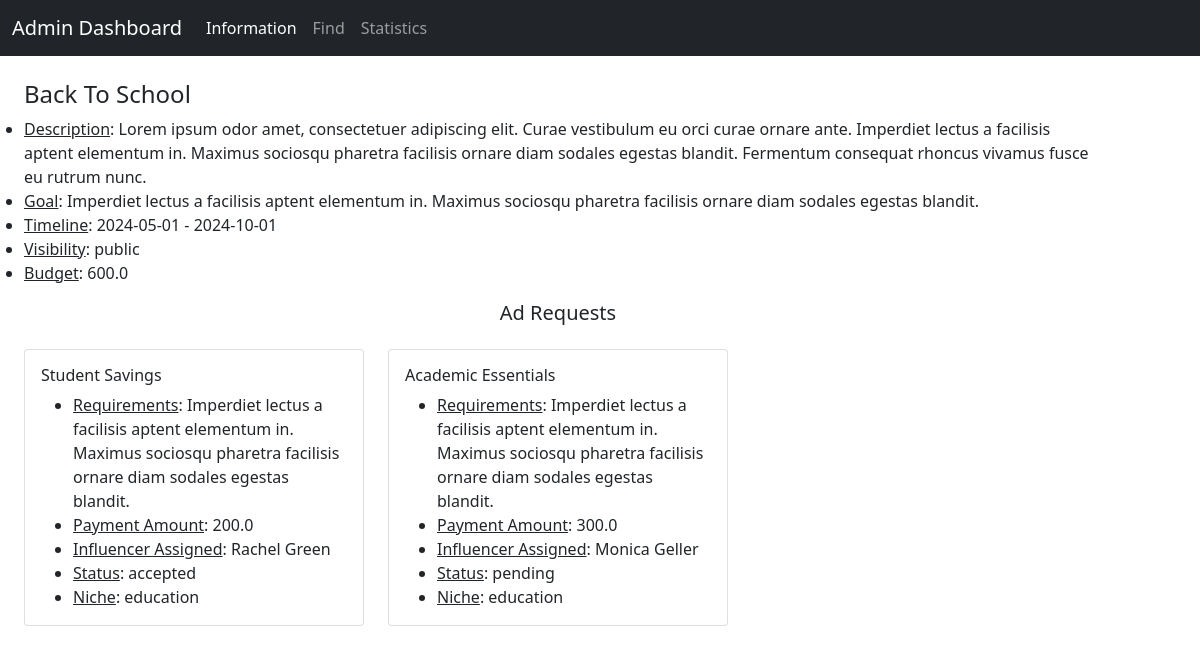
The page /campaign_details/5 on the database its author committed.
### backend/models.py (models this page shows)
class Campaign(db.Model):
    __tablename__ = 'campaign'
    id = db.Column(db.Integer, primary_key=True)
    sponsor_id = db.Column(db.Integer, db.ForeignKey('sponsor.id'), nullable=False)
    visibility = db.Column(db.Enum('private', 'public'), default='public', nullable=False)
    title = db.Column(db.String, nullable=False)
    description = db.Column(db.String)
    goal = db.Column(db.String)
    start_date = db.Column(db.Date, nullable=False)
    end_date = db.Column(db.Date, nullable=False)
    budget = db.Column(db.Float, nullable=False)
    flagged = db.Column(db.Boolean, default=False)
    ad_request = db.relationship('Ad_Request', backref='campaign', cascade='all, delete-orphan')

class Ad_Request(db.Model):
    __tablename__ = 'ad_request'
    id = db.Column(db.Integer, primary_key=True)
    influencer_id = db.Column(db.Integer, db.ForeignKey('influencer.id'))
    campaign_id = db.Column(db.Integer, db.ForeignKey('campaign.id'), nullable=False)
    title = db.Column(db.String, nullable=False)
    status = db.Column(db.Enum('pending', 'accepted', 'completed', 'requested'))
    payment_amount = db.Column(db.Float, nullable=False)
    requirement = db.Column(db.String, nullable=False)
    niche_id = db.Column(db.Integer, db.ForeignKey('niche.id'), nullable=False)

class Influencer(db.Model):
    __tablename__ = 'influencer'
    id = db.Column(db.Integer, primary_key=True)
    first_name = db.Column(db.String, nullable=False)
    last_name = db.Column(db.String)
    age = db.Column(db.Integer, nullable=False)
    username = db.Column(db.String, unique=True, nullable=False)
    password = db.Column(db.String, nullable=False)
    email = db.Column(db.String, unique=True, nullable=False)
    earning = db.Column(db.Integer, default=0)
    flagged = db.Column(db.Boolean, default=False)
    reach = db.relationship('Reach', backref='influencer', cascade='all, delete-orphan')
    ad_request = db.relationship('Ad_Request', backref='influencer')
    influencer_niche = db.relationship('Influencer_Niche', backref='influencer')

class Niche(db.Model):
    __tablename__ = 'niche'
    id = db.Column(db.Integer, primary_key=True)
    name = db.Column(db.String, nullable=False)
    influencer_niche = db.relationship('Influencer_Niche', backref='niche')
    ad_request = db.relationship('Ad_Request', backref='niche')

### backend/controllers.py (the view)
@app.route('/campaign_details/<int:camp_id>', methods=['GET', 'POST'])
def particular_campaign_details_for_admin(camp_id):
    return render_template('admin_campaign_details.html', campaign_info=fetch_campaign_details(camp_id))

### templates/admin_campaign_details.html (shortened to what this page needs)
<!DOCTYPE html>
<html lang="en">
<head>
    <link href="https://cdn.jsdelivr.net/npm/bootstrap@5.0.2/dist/css/bootstrap.min.css" rel="stylesheet">
</head>
<body>
    <div id="container">
        <div id="panel">
            <nav class="navbar navbar-expand-lg navbar-dark bg-dark">
                <div class="container-fluid">
                    <label class="navbar-brand">Admin Dashboard</label>
                    <div class="collapse navbar-collapse" id="navbarNavAltMarkup">
                        <div class="navbar-nav">
                            <a class="nav-link active" aria-current="page" href="/admin_dashboard">Information</a>
                            <a class="nav-link" href="/admin_find">Find</a>
                            <a class="nav-link" href="#">Statistics</a>
                        </div>
                    </div>
                </div>
            </nav>
        </div>
        {% for key, value in campaign_info.items() %}
            <div class="container row mt-4">
                <h4>{{ value.title }}</h4>
                <ul>
                    <li><u>Description</u>: {{ value.description }}</li>
                    <li><u>Goal</u>: {{ value.goal }}</li>
                    <li><u>Timeline</u>: {{ value.start_date }} - {{ value.end_date }}</li>
                    <li><u>Visibility</u>: {{ value.visibility }}</li>
                    <li><u>Budget</u>: {{ value.budget }}</li>
                </ul>
            </div>
            <div class="container row">
                <h5 class="text-center mb-4">Ad Requests</h5>
                {% for id, details in value.ads.items() %}
                    {% if id %}
                        <div class="col-sm-4">
                            <div class="card">
                                <div class="card-body">
                                    <h6 class="card-title">{{ details.title }}</h6>
                                    <ul class="card-text">
                                        <li><u>Requirements</u>: {{ details.requirements }}</li>
                                        <li><u>Payment Amount</u>: {{ details.payment_amount}}</li>
                                        <li><u>Influencer Assigned</u>: {{ details.influencer_fname }} {{ details.influencer_lname }}</li>
                                        <li><u>Status</u>: {{ details.status }}</li>
                                        <li><u>Niche</u>: {{ details.niche }}</li>
                                    </ul>
                                </div>
                            </div>
                        </div>
                    {% else %}
                        <h6 class="text-secondary">No ad requests initiated in this campaign</h6>
                    {% endif %}
                {% endfor %}
            </div>
        {% endfor %}
    </div>
</body>
</html>

### rows shown on the page
Campaign: title "Back To School", description "Lorem ipsum odor amet, consectetuer adipiscing elit. Curae vestibulum eu orci curae ornare ante. Imperdiet lectus a facilisis aptent elementum in. Maximus sociosqu pharetra facilisis ornare diam sodales egestas blandit. Fermentum consequat rhoncus vivamus fusce eu rutrum nunc.", goal "Imperdiet lectus a facilisis aptent elementum in. Maximus sociosqu pharetra facilisis ornare diam sodales egestas blandit.", start_date "2024-05-01", end_date "2024-10-01", visibility "public", budget "600.0"
Ad_Request: title "Student Savings", requirements "Imperdiet lectus a facilisis aptent elementum in. Maximus sociosqu pharetra facilisis ornare diam sodales egestas blandit.", payment_amount "200.0", influencer_fname "Rachel", influencer_lname "Green", status "accepted", niche "education"
Ad_Request: title "Academic Essentials", requirements "Imperdiet lectus a facilisis aptent elementum in. Maximus sociosqu pharetra facilisis ornare diam sodales egestas blandit.", payment_amount "300.0", influencer_fname "Monica", influencer_lname "Geller", status "pending", niche "education"
